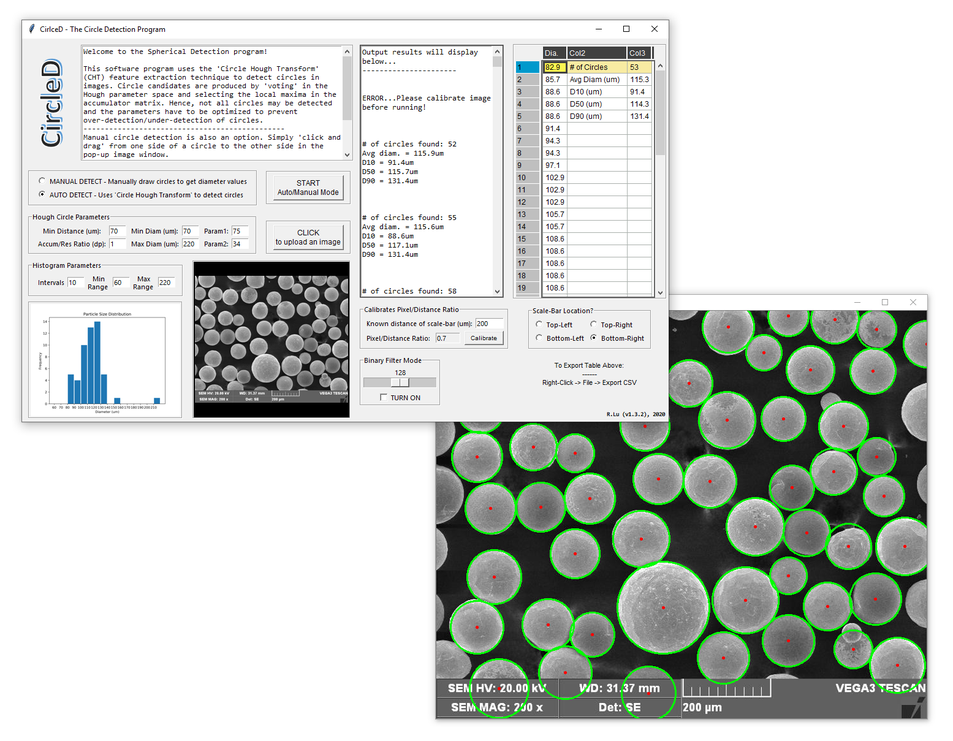
#> input picture CircleD_v1.3.2.PNG, 953 x 741 px, shrunk from 1555 x 1209 before the run; its folder holds only this picture in this run
$ python -i AutoDetectCircle_InWindow.py   (imports and definitions only)
#> lines starting #> are read from the running program, lines starting #| are printed output that depends on the picture; after the words box and inside, x2 and y2 are one past the last pixel; in counts of white or black regions, pixels touching at a corner belong together
import cv2
import numpy as np
import matplotlib.pyplot as plt
import pandas as pd
import openpyxl

#Get pixel/distance (using ImageJ software) to output actual diameters of circles

def autoDetect(up_img):
#> called with up_img = 'CircleD_v1.3.2.PNG'
    global result
    distance = 1
    pixel = 1.012
    pixel_distance = pixel/distance

    # Read image.
    img = cv2.imread(up_img, cv2.IMREAD_COLOR)
#> img is the input picture: shape (741, 953, 3); mean B, G, R 201.1, 205.2, 200.8

    # Convert to grayscale.
    gray = cv2.cvtColor(img, cv2.COLOR_BGR2GRAY)
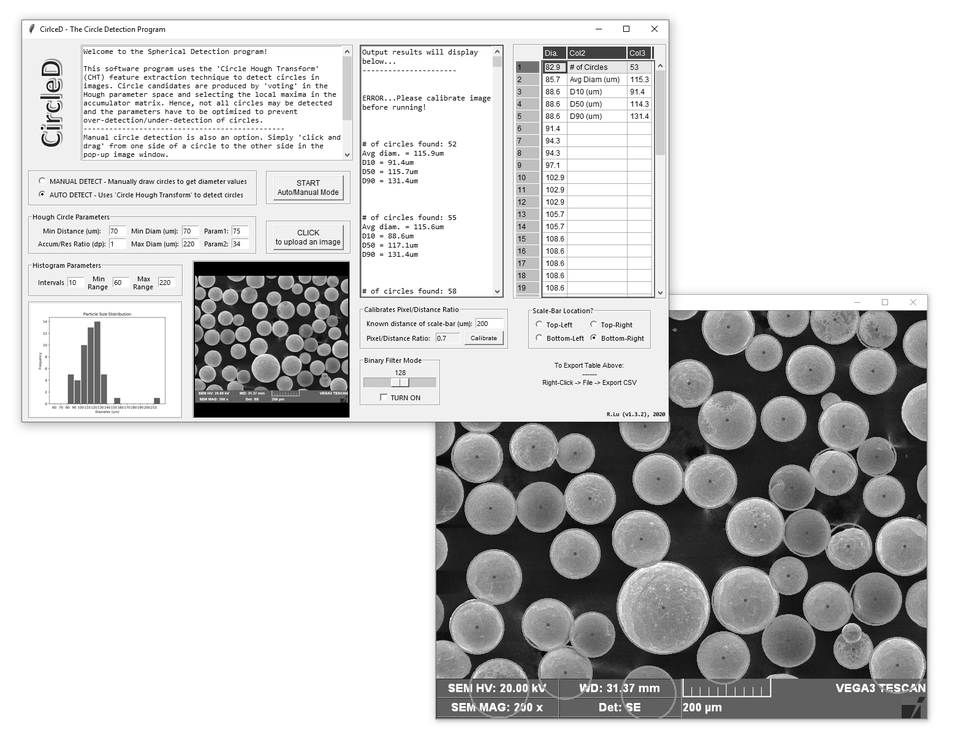
#> gray: shape (741, 953); min 0, max 255, mean 203.4


    # Blur using 3 * 3 kernel.
    gray_blurred = cv2.blur(gray, (3, 3))

    accum_ratio = 1
    min_dist = 20
    p1 = 40
    p2 = 40
    minR = 1
    maxR = 50

    # Apply Hough transform on the blurred image.
    detected_circles = cv2.HoughCircles(gray_blurred,
                       cv2.HOUGH_GRADIENT, dp = accum_ratio, minDist = min_dist,
                       param1 = p1, param2 = p2, minRadius = minR, maxRadius = maxR)
#> detected_circles = 56 rows, first 8: [726.5, 420.5, 29.3], [592.5, 634.5, 22.5], [611.5, 125.5, 43.8], [534.5, 217.5, 33.8], [843.5, 426.5, 24.9], [671.5, 616.5, 33.8], [534.5, 143.5, 33.8], [755.5, 527.5, 29.4]

    # Draw circles that are detected.
    if detected_circles is not None:

        # Convert the circle parameters a, b and r to integers.
        detected_circles = np.uint16(np.around(detected_circles))
#> detected_circles = 56 rows, first 8: [726, 420, 29], [592, 634, 22], [612, 126, 44], [534, 218, 34], [844, 426, 25], [672, 616, 34], [534, 144, 34], [756, 528, 29]

        for pt in detected_circles[0, :]:
            a, b, r = pt[0], pt[1], pt[2]

            # Draw the circumference of the circle.
            cv2.circle(img, (a, b), r, (0, 255, 0), 2)

            # Draw a small circle (of radius 1) to show the center.
            cv2.circle(img, (a, b), 1, (0, 0, 255), 3)
#> this loop made 56 passes
#> (a, b, r) on passes 1 to 12: (726, 420, 29), (592, 634, 22), (612, 126, 44), (534, 218, 34), (844, 426, 25), (672, 616, 34), (534, 144, 34), (756, 528, 29), (490, 508, 26), (788, 576, 19), (176, 98, 32), (612, 90, 33)
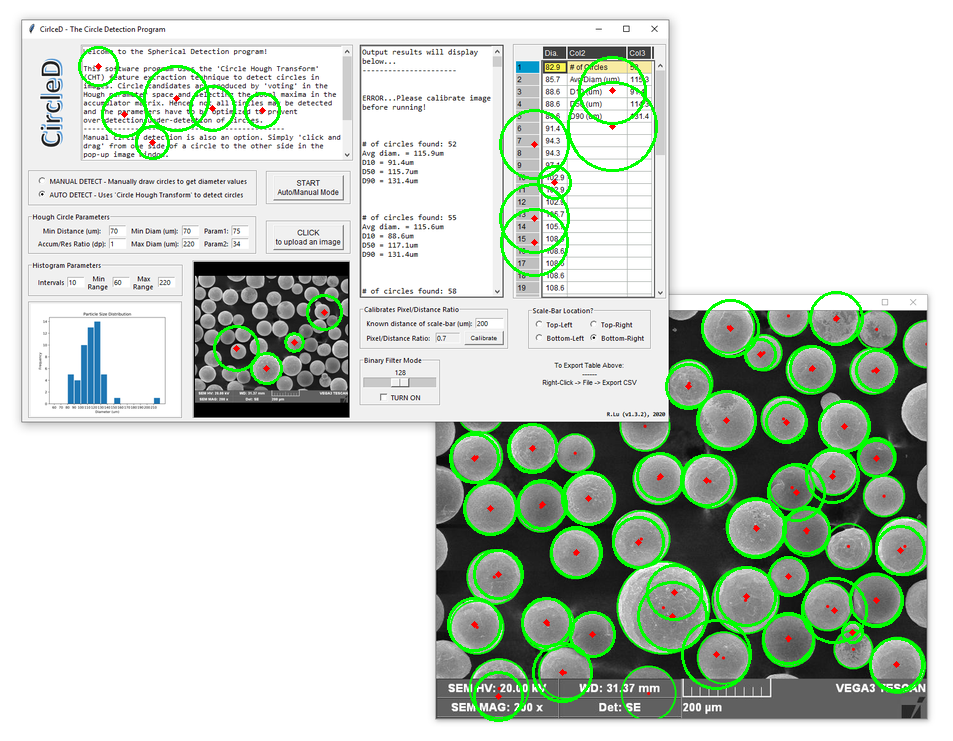
#> img: shape (741, 953, 3); 3.57% of pixels changed, all inside (x1, y1, x2, y2) = (78, 46, 926, 722)

        #cv2.imshow("Detected Circle", img)

        cv2.imwrite(up_img.replace('.jpg', '_detected.jpg'),img)
        print(detected_circles)
#> (printed output is left out)
        print()
        rad_list=[]

        #Loop to convert radius (pixel) values to diameter
        for x in range(detected_circles.shape[1]):
            diam = detected_circles[0,x,2]*2/pixel_distance
            rad_list.append(round(diam,1))
#> this loop made 56 passes
#> diam on passes 1 to 12: 57.31, 43.48, 86.96, 67.19, 49.41, 67.19, 67.19, 57.31, 51.38, 37.55, 63.24, 65.22
#> after the loop, rad_list = 56 values, max 87 at index 2, min 17.8 at index 51, mean 48.45

        print(type(round(diam,1)))
#| <class 'numpy.float64'>
        print(rad_list.sort())
#| None
        print(rad_list)
#> (printed output is left out)
        print()
        output_list = []

        result = 'Number of circles found: ' + str(detected_circles.shape[1]) + '\nAverage diameter of circles = ' + "%.1f"%np.average(rad_list) + 'um' + '\nD50 (median) = ' + "%.1f"%np.median(rad_list) + "um"

        #Plot histogram
        plt.xlabel('Diameter (um)')
        plt.ylabel('Frequency')
        plt.title('Particle Size Distribution')
        (n, bins, patch) = plt.hist([rad_list], bins=[0,5,10,15,20,25,30,35,40,45,50,55,60,65,70,75,80], rwidth=0.9)
#> n = [0, 0, 0, 2, 0, 2, 4, 5, 6, 14, 8, 6, 2, 6, 0, 0]; bins = 17 values from 0 to 80; patch = 16 items

        plt.savefig(up_img.replace('.jpg', '_histogram.png'), dpi = 500)
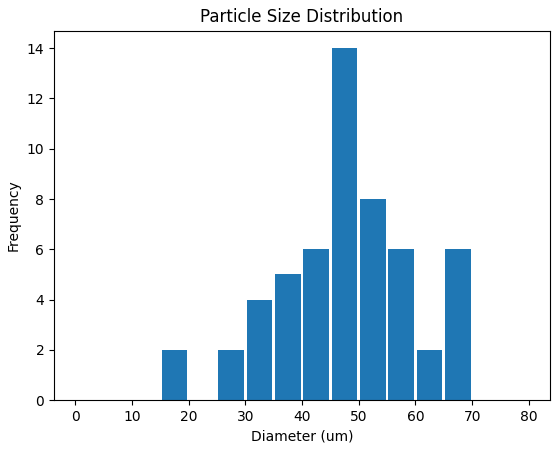
#> figure drawn by matplotlib, 1 panel; tallest bar 14 high, from x = 45.25 to 49.75

        #plt.show()

        print('# of count in each bin = \n', n)
#| # of count in each bin =
#|  [ 0.  0.  0.  2.  0.  2.  4.  5.  6. 14.  8.  6.  2.  6.  0.  0.]
        print('Bins range = \n', np.ndarray.round(bins))
#| Bins range =
#|  [ 0.  5. 10. 15. 20. 25. 30. 35. 40. 45. 50. 55. 60. 65. 70. 75. 80.]

        rad_list.append(p1)
        rad_list.append(p2)
        rad_list.append(minR)
        rad_list.append(maxR)

        pd.DataFrame(rad_list).to_excel('emulsions_D50_list_1.xlsx',header=False, index=False)

       # cv2.waitKey(0)
        return result

def clear_plt():
    plt.clf()

>>> result = autoDetect('CircleD_v1.3.2.PNG')
